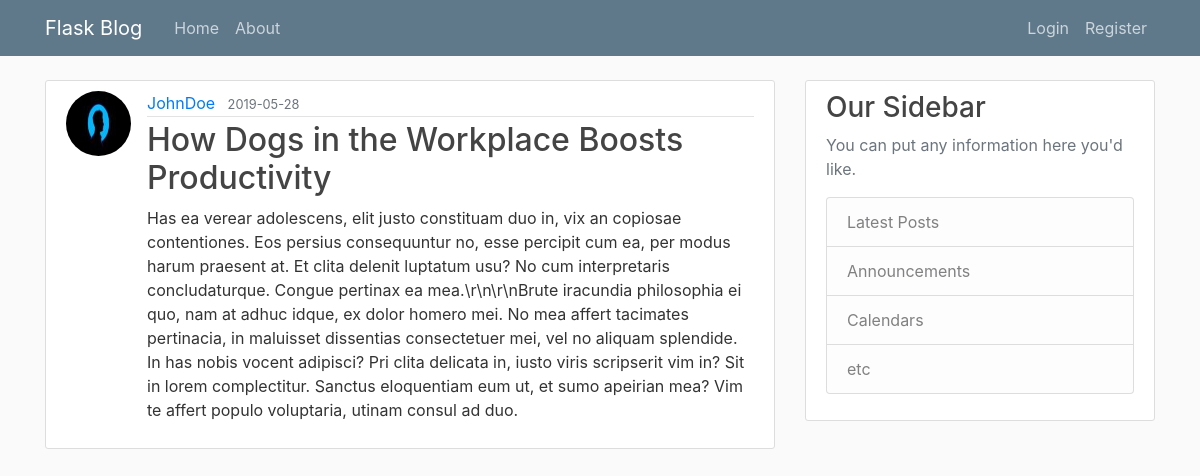
/post/10, run on the app's committed database.
### flaskblog/models.py (models this page shows, shortened)
class User(db.Model, UserMixin):
    id = db.Column(db.Integer, primary_key=True)
    username = db.Column(db.String(20), unique=True, nullable=False)
    email = db.Column(db.String(120), unique=True, nullable=False)
    image_file = db.Column(db.String(20), nullable=False,
                           default='default.jpg')
    password = db.Column(db.String(60), nullable=False)
    posts = db.relationship('Post', backref='author', lazy=True)

class Post(db.Model):
    id = db.Column(db.Integer, primary_key=True)
    title = db.Column(db.String(100), nullable=False)
    date_posted = db.Column(db.DateTime, nullable=False,
                            default=datetime.utcnow)
    content = db.Column(db.Text, nullable=False)
    user_id = db.Column(db.Integer, db.ForeignKey('user.id'), nullable=False)

### flaskblog/routes.py (the view)
@app.route("/post/<int:post_id>")
def post(post_id):
    post = Post.query.get_or_404(post_id)
    return render_template("post.html", title=post.title, post=post)

### flaskblog/templates/post.html (shortened to what this page needs)
{% extends "layout.html" %} {% block content %}
<article class="media content-section">
  <img
    class="rounded-circle article-img"
    src="{{ url_for('static', filename='profile_pics/' + post.author.image_file) }}"
  />
  <div class="media-body">
    <div class="article-metadata">
      <a
        class="mr-2"
        href="{{ url_for('user_posts', username=post.author.username) }}"
        >{{ post.author.username }}</a
      >
      <small class="text-muted">{{
        post.date_posted.strftime("%Y-%m-%d")
      }}</small>
    </div>
    <h2 class="article-title">{{ post.title }}</h2>
    <p class="article-content">{{ post.content }}</p>
  </div>
</article>
{% endblock content %}

### flaskblog/static/main.css (style rules this page uses)
body { background: #fafafa; color: #333333; margin-top: 5rem; }
h1, h2, h3, h4, h5, h6 { color: #444444; }
.content-section { background: #ffffff; padding: 10px 20px; border: 1px solid #dddddd; border-radius: 3px; margin-bottom: 20px; }
.article-title { color: #444444; }
.article-content { white-space: pre-line; }
.article-img { height: 65px; width: 65px; margin-right: 16px; }
.article-metadata { padding-bottom: 1px; margin-bottom: 4px; border-bottom: 1px solid #e3e3e3; }

### data on the page
User: image_file (picture), author.username "JohnDoe"
Post: date_posted "2019-05-28", title "How Dogs in the Workplace Boosts Productivity", content "Has ea verear adolescens, elit justo constituam duo in, vix an copiosae contentiones. Eos persius consequuntur no, esse percipit cum ea, per modus harum praesent at. Et clita delenit luptatum usu? No cum interpretaris concludaturque. Congue pertinax ea mea.\\r\\n\\r\\nBrute iracundia philosophia ei quo, nam at adhuc idque, ex dolor homero mei. No mea affert tacimates pertinacia, in maluisset dissentias consectetuer mei, vel no aliquam splendide. In has nobis vocent adipisci? Pri clita delicata in, iusto viris scripserit vim in? Sit in lorem complectitur. Sanctus eloquentiam eum ut, et sumo apeirian mea? Vim te affert populo voluptaria, utinam consul ad duo."
